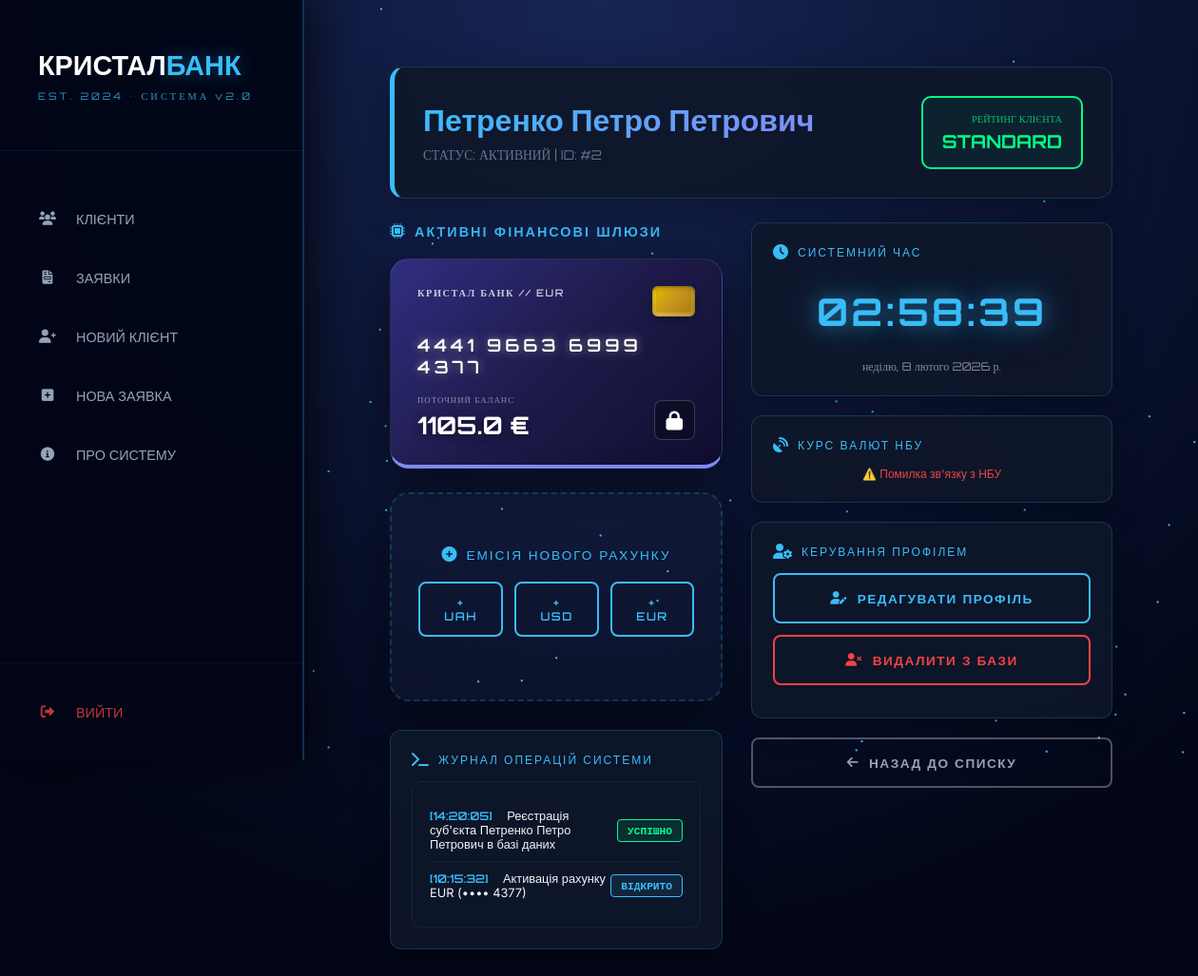
Page /client/2 (signed in) on the committed database.
### tables this page shows
CREATE TABLE clients (
            id INTEGER PRIMARY KEY AUTOINCREMENT,
            name TEXT NOT NULL,
            phone TEXT NOT NULL UNIQUE,
            type TEXT NOT NULL CHECK(type IN ('Фізична особа', 'Юридична особа')),
            created_at TIMESTAMP DEFAULT CURRENT_TIMESTAMP,
            updated_at TIMESTAMP DEFAULT CURRENT_TIMESTAMP
        );

CREATE TABLE cards (
            id INTEGER PRIMARY KEY AUTOINCREMENT,
            client_id INTEGER NOT NULL,
            card_number TEXT UNIQUE NOT NULL,
            balance REAL DEFAULT 0.0 CHECK(balance >= 0),
            currency TEXT DEFAULT 'UAH' CHECK(currency IN ('UAH', 'USD', 'EUR')),
            status TEXT DEFAULT 'Активна' CHECK(status IN ('Активна', 'Заблокована')),
            created_at TIMESTAMP DEFAULT CURRENT_TIMESTAMP,
            updated_at TIMESTAMP DEFAULT CURRENT_TIMESTAMP,
            FOREIGN KEY (client_id) REFERENCES clients (id) ON DELETE CASCADE
        );

### app.py (the view)
@app.route("/client/<int:client_id>")
@login_required
def client_profile(client_id):
    db = get_db()
    client = db.execute("SELECT * FROM clients WHERE id=?", (client_id,)).fetchone()
    if not client:
        flash("❌ Клієнта не знайдено", "error")
        return redirect("/clients")
    cards = db.execute(
        "SELECT * FROM cards WHERE client_id=? ORDER BY created_at DESC",
        (client_id,)
    ).fetchall()
    transactions = db.execute("""
        SELECT t.*, c.currency
        FROM transactions t
        JOIN cards c ON t.card_id = c.id
        WHERE c.client_id = ?
        ORDER BY t.created_at DESC
        LIMIT 50
    """, (client_id,)).fetchall()
    rating = (
        {"label": "TRUSTED", "class": "rating-green", "score": 95}
        if client["type"] == "Юридична особа"
        else {"label": "STANDARD", "class": "rating-yellow", "score": 75}
    )
    return render_template(
        "client_profile.html",
        client=client,
        cards=cards,
        rating=rating,
        transactions=transactions
    )

### app.py (called while the page is built)
@app.after_request
def set_security_headers(response):
    response.headers['X-Content-Type-Options'] = 'nosniff'
    response.headers['X-Frame-Options'] = 'DENY'
    response.headers['X-XSS-Protection'] = '1; mode=block'
    response.headers['Strict-Transport-Security'] = 'max-age=31536000; includeSubDomains'
    response.headers['Content-Security-Policy'] = "default-src 'self' 'unsafe-inline' https://cdnjs.cloudflare.com https://cdn.jsdelivr.net https://fonts.googleapis.com https://bank.gov.ua; img-src 'self' data:;"
    return response

def login_required(f):
    @wraps(f)
    def decorated(*args, **kwargs):
        if "user" not in session:
            flash("Будь ласка, увійдіть в систему", "error")
            return redirect("/login")
        return f(*args, **kwargs)
    return decorated

### db.py (called while the page is built)
def get_db():
    conn = sqlite3.connect(DB_NAME, check_same_thread=False)
    conn.row_factory = sqlite3.Row
    conn.execute("PRAGMA foreign_keys = ON")
    conn.execute("PRAGMA journal_mode = WAL")  # Write-Ahead Logging для кращої продуктивності
    return conn

### templates/client_profile.html (shortened to what this page needs)
{% extends "base.html" %}
{% block content %}
<div class="content-wrapper">
    <div class="profile-header">
        <div>
            <h1 class="profile-name">{{ client.name }}</h1>
            <p style="color: #64748b; font-family: 'Orbitron'; margin-top: 8px; font-size: 0.85rem;">
                СТАТУС: АКТИВНИЙ | ID: #{{ client.id }}
            </p>
        </div>
        <div style="text-align: right; font-family: 'Orbitron'; color: var(--success); border: 2px solid var(--success); padding: 15px 20px; border-radius: 10px; background: rgba(0, 255, 136, 0.05);">
            <small style="display:block; font-size: 0.65rem; opacity: 0.7; margin-bottom: 5px;">РЕЙТИНГ КЛІЄНТА</small>
            <div style="font-size: 1.2rem; font-weight: 700;">{{ rating.label }}</div>
        </div>
    </div>
    <div class="profile-grid">
        <div class="main-column">
            <h3 class="widget-label" style="font-size: 0.9rem; margin-bottom: 20px;">
                <i class="fas fa-microchip"></i> АКТИВНІ ФІНАНСОВІ ШЛЮЗИ
            </h3>
            <div class="cards-grid">
                {% for card in cards %}
                <div class="bank-card {{ 'card-usd' if card.currency == 'USD' else 'card-uah' if card.currency == 'UAH' else 'card-eur' }}"
                     data-card-id="{{ card.id }}">
                    <div style="display: flex; justify-content: space-between; align-items: flex-start;">
                        <span style="font-family: 'Orbitron'; font-size: 0.65rem; opacity: 0.8; letter-spacing: 1.5px; font-weight: 600;">
                            КРИСТАЛ БАНК // {{ card.currency }}
                        </span>
                        <div class="card-chip"></div>
                    </div>
                    <div class="card-number">
                        {{ card.card_number }}
                    </div>
                    <div style="display: flex; justify-content: space-between; align-items: flex-end;">
                        <div>
                            <p style="font-size: 0.55rem; color: rgba(255,255,255,0.5); margin: 0 0 5px 0; font-family: 'Orbitron'; letter-spacing: 1px;">
                                ПОТОЧНИЙ БАЛАНС
                            </p>
                            <p style="font-family: 'Orbitron'; font-size: 1.6rem; color: #fff; margin: 0; font-weight: 700; text-shadow: 0 2px 10px rgba(0,0,0,0.5);">
                                {{ card.balance }} {{ '₴' if card.currency == 'UAH' else '$' if card.currency == 'USD' else '€' }}
                            </p>
                        </div>
                        <a href="/toggle-card/{{ card.id }}"
                           class="card-action-btn {% if card.status == 'Заблокована' %}card-blocked{% endif %}"
                           title="{{ 'Розблокувати картку' if card.status == 'Заблокована' else 'Заблокувати картку' }}">
                            <i class="fas {{ 'fa-unlock-alt' if card.status == 'Заблокована' else 'fa-lock' }} fa-lg"></i>
                        </a>
                    </div>
                </div>
                {% endfor %}
                {% if cards|length < 3 %}
                <div class="bank-card new-card-placeholder">
                    <p class="widget-label" style="margin-bottom: 20px; font-size: 0.85rem;">
                        <i class="fas fa-plus-circle"></i> ЕМІСІЯ НОВОГО РАХУНКУ
                    </p>
                    <div class="issue-card-buttons">
                        <a href="/issue-card/{{ client.id }}/UAH" class="btn-cyber-action btn-issue-card">
                            + UAH
                        </a>
                        <a href="/issue-card/{{ client.id }}/USD" class="btn-cyber-action btn-issue-card">
                            + USD
                        </a>
                        <a href="/issue-card/{{ client.id }}/EUR" class="btn-cyber-action btn-issue-card">
                            + EUR
                        </a>
                    </div>
                </div>
                {% endif %}
            </div>
            <div class="cyber-widget">
                <p class="widget-label">
                    <i class="fas fa-terminal"></i> ЖУРНАЛ ОПЕРАЦІЙ СИСТЕМИ
                </p>
                <div class="log-container">
                    <div class="log-entry">
                        <span>
                            <span class="log-time">[14:20:05]</span>
                            Реєстрація суб'єкта {{ client.name }} в базі даних
                        </span>
                        <span class="log-status status-success">УСПІШНО</span>
                    </div>
                    {% for card in cards %}
                    <div class="log-entry">
                        <span>
                            <span class="log-time">[10:15:32]</span>
                            Активація рахунку {{ card.currency }} (•••• {{ card.card_number[-4:] }})
                        </span>
                        <span class="log-status status-opened">ВІДКРИТО</span>
                    </div>
                    {% endfor %}
                </div>
            </div>
        </div>
        <div class="side-column">
            <div class="cyber-widget">
                <p class="widget-label">
                    <i class="fas fa-clock"></i> СИСТЕМНИЙ ЧАС
                </p>
                <div id="clock-profile">00:00:00</div>
                <div style="text-align: center; font-family: 'Orbitron'; font-size: 0.75rem; color: rgba(255,255,255,0.5); margin-top: 10px;" id="date-profile">
                </div>
            </div>
            <div class="cyber-widget">
                <p class="widget-label">
                    <i class="fas fa-satellite-dish"></i> КУРС ВАЛЮТ НБУ
                </p>
                <div id="rates-profile">
                </div>
            </div>
            <div class="cyber-widget">
                <p class="widget-label">
                    <i class="fas fa-user-cog"></i> КЕРУВАННЯ ПРОФІЛЕМ
                </p>
                <a href="/edit-client/{{ client.id }}" class="btn-cyber-action">
                    <i class="fas fa-user-edit"></i> РЕДАГУВАТИ ПРОФІЛЬ
                </a>
                <a href="/delete-client/{{ client.id }}" class="btn-cyber-action btn-danger-cyber" onclick="return confirm('⚠️ УВАГА!\n\nВи дійсно хочете видалити клієнта та всі пов\'язані дані?\n\nЦю дію неможливо скасувати!')">
                    <i class="fas fa-user-times"></i> ВИДАЛИТИ З БАЗИ
                </a>
            </div>
            <a href="/clients" class="btn-cyber-action" style="border-color: rgba(255,255,255,0.3); color: #94a3b8;">
                <i class="fas fa-arrow-left"></i> НАЗАД ДО СПИСКУ
            </a>
        </div>
    </div>
</div>
{% endblock %}

### templates/base.html (style rules this page uses)
:root { --accent: #38bdf8; --accent-glow: rgba(56, 189, 248, 0.6); --bg-dark-main: #0b1222; --sidebar-w: 320px; --card-bg-dark: rgba(2, 6, 23, 0.88); --glass-border: rgba(56, 189, 248, 0.25); --success: #00ff88; --warning: #fbbf24; --error: #ef4444; }
* { margin: 0; padding: 0; box-sizing: border-box; }
body { color: #f1f5f9; font-family: 'Inter', sans-serif; display: flex; min-height: 100vh; overflow-x: hidden; background: #0b1222; position: relative; }

### rows in the picture
clients: name "Петренко Петро Петрович", id "2"
cards: currency "EUR", card_number "4441 9663 6999 4377", balance "1105.0", currency "€", card_number "4377"

### other values in the picture
{{ rating.label }} "STANDARD"
